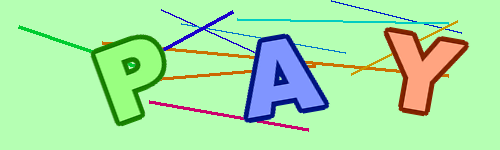
#> input picture 0.png, 500 x 150 px
$ jupyter execute --allow-errors Untitled.ipynb
#> lines starting #> are read from the running program, lines starting #| are printed output that depends on the picture; after the words box and inside, x2 and y2 are one past the last pixel; in counts of white or black regions, pixels touching at a corner belong together
[cell 1]
import pandas as pd
import numpy as np
import cv2
import pytesseract
from matplotlib import pyplot as plt

[cell 2]
import cv2 as cv
import numpy as np
from matplotlib import pyplot as plt
img = cv.imread('train/1016.png',0)
#> (the rest of this cell did not finish here and is left out)

[cell 3]
def rotatea(template,angle):
    rows = template.shape[0]
    cols = template.shape[1]

    img_center = (cols / 2, rows / 2)
    M = cv.getRotationMatrix2D(img_center, angle, 1)

    template = cv.warpAffine(template, M, (cols, rows), borderValue=(255,255,255))

    return template
def cleanim(img):
    img = cv.cvtColor(img, cv.COLOR_BGR2GRAY)
    blur = cv.GaussianBlur(img, (0,0), sigmaX=33, sigmaY=33)
    divide = cv.divide(img, blur, scale=255)
    thresh = cv.threshold(divide, 0, 255, cv.THRESH_BINARY+cv.THRESH_OTSU)[1]
    kernel = cv.getStructuringElement(cv.MORPH_RECT, (3,3))
    morph = cv.morphologyEx(thresh, cv.MORPH_CLOSE, kernel)
    return morph

[cell 4]
import cv2 as cv
import numpy as np
from PIL import Image
import os
from os import listdir
import imutils
from matplotlib import pyplot as plt
img_rgb = cv.imread('train/10.png')
#> (the rest of this cell did not finish here and is left out)

[cell 5]
import os
import glob
img_dir = "reference" # Enter Directory of all images
data_path = os.path.join(img_dir,'*g')
img_rgb = cv.imread('0.png')
#> img_rgb is the input picture: shape (150, 500, 3); mean B, G, R 167.4, 229.8, 169.5
img_gray=cleanim(img_rgb)
#> in cleanim (call 2), `img = cv.cvtColor(img, cv.COLOR_BGR2GRAY)`:
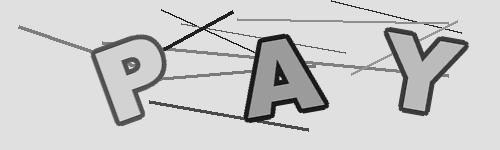
#> img: shape (150, 500); min 11, max 230, mean 204.5
#> in cleanim (call 2), `blur = cv.GaussianBlur(img, (0,0), sigmaX=33, sigmaY=33)`:
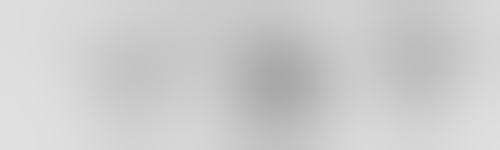
#> blur: shape (150, 500); min 168, max 224, mean 204.4
#> in cleanim (call 2), `divide = cv.divide(img, blur, scale=255)`:
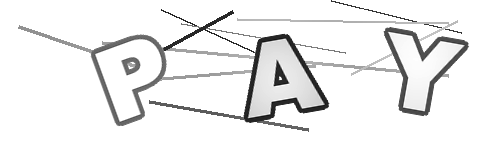
#> divide: shape (150, 500); min 16, max 255, mean 237.9
#> in cleanim (call 2), `thresh = cv.threshold(divide, 0, 255, cv.THRESH_BINARY+cv.THRESH_OTSU)..`:
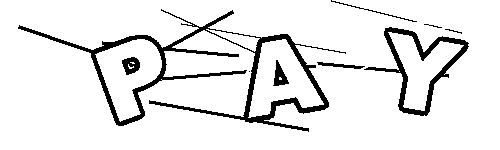
#> thresh: shape (150, 500); 91% white; 9 black regions (1 under 20 px), largest, box (x1, y1, x2, y2) and area: (18, 9, 346, 132) 4452, (364, 27, 469, 116) 1577, (122, 57, 140, 75) 216
#> in cleanim (call 2), `morph = cv.morphologyEx(thresh, cv.MORPH_CLOSE, kernel)`:
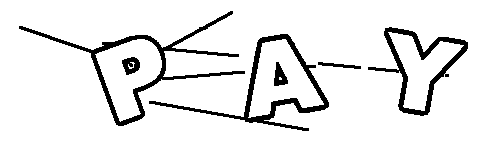
#> morph: shape (150, 500); 91.6% white; 6 black regions, box (x1, y1, x2, y2) and area: (19, 11, 245, 126) 2240, (149, 34, 329, 131) 1920, (368, 27, 468, 116) 1560, (122, 57, 140, 75) 214, (274, 62, 288, 86) 203, (318, 62, 361, 69) 133
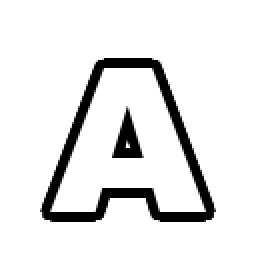
#> input picture reference/ALPHA.png, 140 x 140 px (shown 2 times larger)
#> further down, img is the input picture: shape (140, 140, 3); min 0, max 255, mean 234.1
files = glob.glob(data_path)
data=[]
#> (the rest of this cell did not finish here and is left out)

#> in rotatea, `template = cv.warpAffine(template, M, (cols, rows), borderValue=(255,2..`:
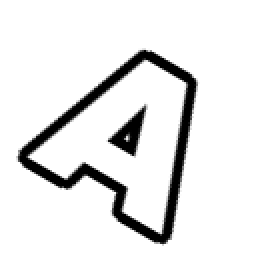
#> template: shape (140, 140, 3) (shown 2 times larger); min 0, max 255, mean 234.1
        img=cleanim(img)
#> in cleanim (call 3), `blur = cv.GaussianBlur(img, (0,0), sigmaX=33, sigmaY=33)`:
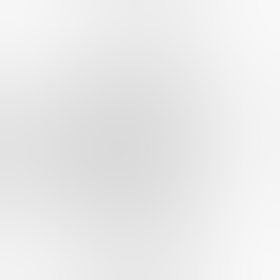
#> blur: shape (140, 140) (shown 2 times larger); min 218, max 248, mean 233.9
#> in cleanim (call 3), `thresh = cv.threshold(divide, 0, 255, cv.THRESH_BINARY+cv.THRESH_OTSU)..`:
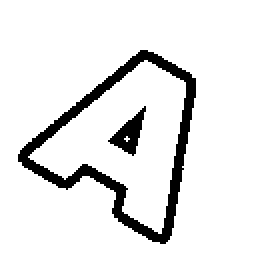
#> thresh: shape (140, 140) (shown 2 times larger); 91.9% white; 2 black regions, box (x1, y1, x2, y2) and area: (9, 25, 98, 122) 1384, (54, 53, 73, 78) 196
#> in cleanim (call 3), `morph = cv.morphologyEx(thresh, cv.MORPH_CLOSE, kernel)`: morph: shape (140, 140); 92% white; 2 black regions, box (x1, y1, x2, y2) and area: (9, 25, 98, 122) 1381, (55, 56, 72, 77) 188
        w, h = template.shape[::-1]
        res = cv.matchTemplate(img_gray,img,cv.TM_CCOEFF_NORMED)

        threshold = 0.7
        loc = np.where( res >= threshold)
        if(loc[0].size>0 and loc[1].size>0):

            for pt in zip(*loc[::-1]):
                cv.rectangle(img_rgb, pt, (pt[0] + w, pt[1] + h), (0,0,255), 2)
                data.append([f1[10:-4],pt])
        data = sorted(data,key=lambda k:k[1])
        plt.imshow(img_rgb)
data

[cell 6]
def remove_adjacent(nums):
  i = 1
  while i < len(nums):
    if nums[i] == nums[i-1]:
      nums.pop(i)
      i -= 1
    i += 1
  return nums

findata=[]
for k in data:
    findata.append(k[0])
findata=remove_adjacent(findata)
findata
